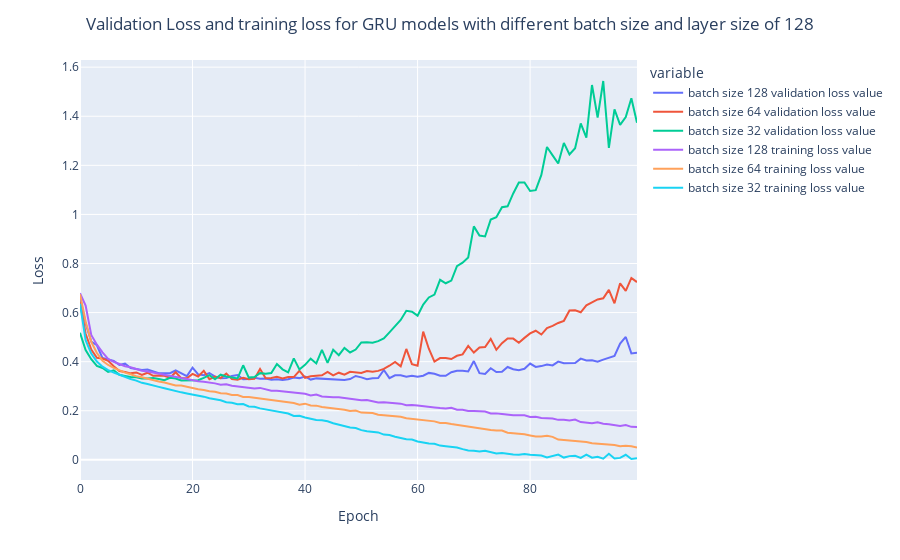

Source (notebook cell):
### Code cell
import plotly.express as px
fig = px.line(x=range(0, len(history_128_GRU_128['val_loss'])), y=[history_128_GRU_128['val_loss'], history_128_GRU_64['val_loss'], history_128_GRU_32['val_loss'], history_128_GRU_128['loss'], history_128_GRU_64['loss'], history_128_GRU_32['loss']])
fig.data[0].name = "batch size 128 validation loss value"
fig.data[1].name = "batch size 64 validation loss value"
fig.data[2].name = "batch size 32 validation loss value"
fig.data[3].name = "batch size 128 training loss value"
fig.data[4].name = "batch size 64 training loss value"
fig.data[5].name = "batch size 32 training loss value"
fig.layout.title.text = "Validation Loss and training loss for GRU models with different batch size and layer size of 128"
fig.layout.title.x = .5
fig.layout.yaxis.title.text = "Loss"
fig.layout.xaxis.title.text = "Epoch"

fig.show()
